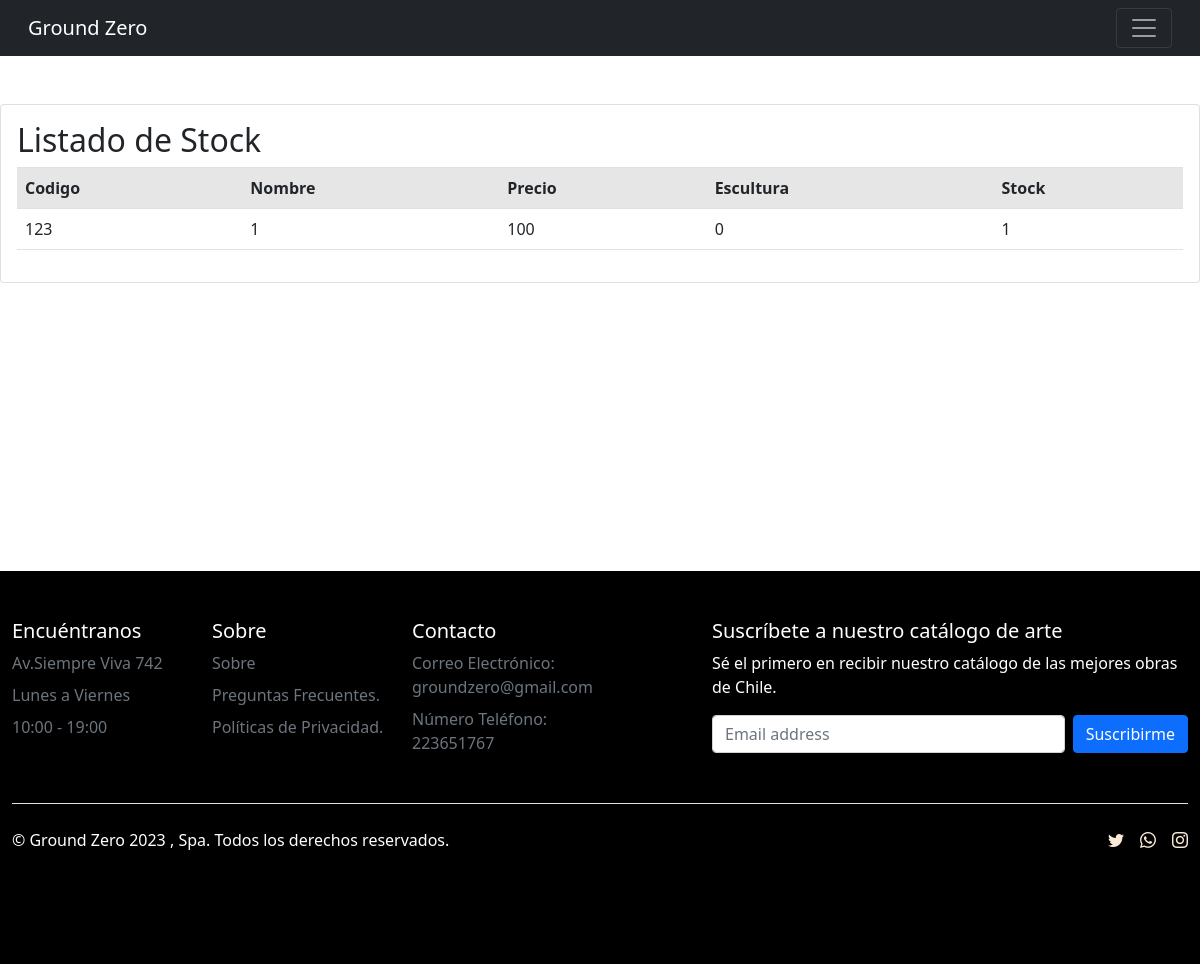
The app's page /listar-productos/, older data.
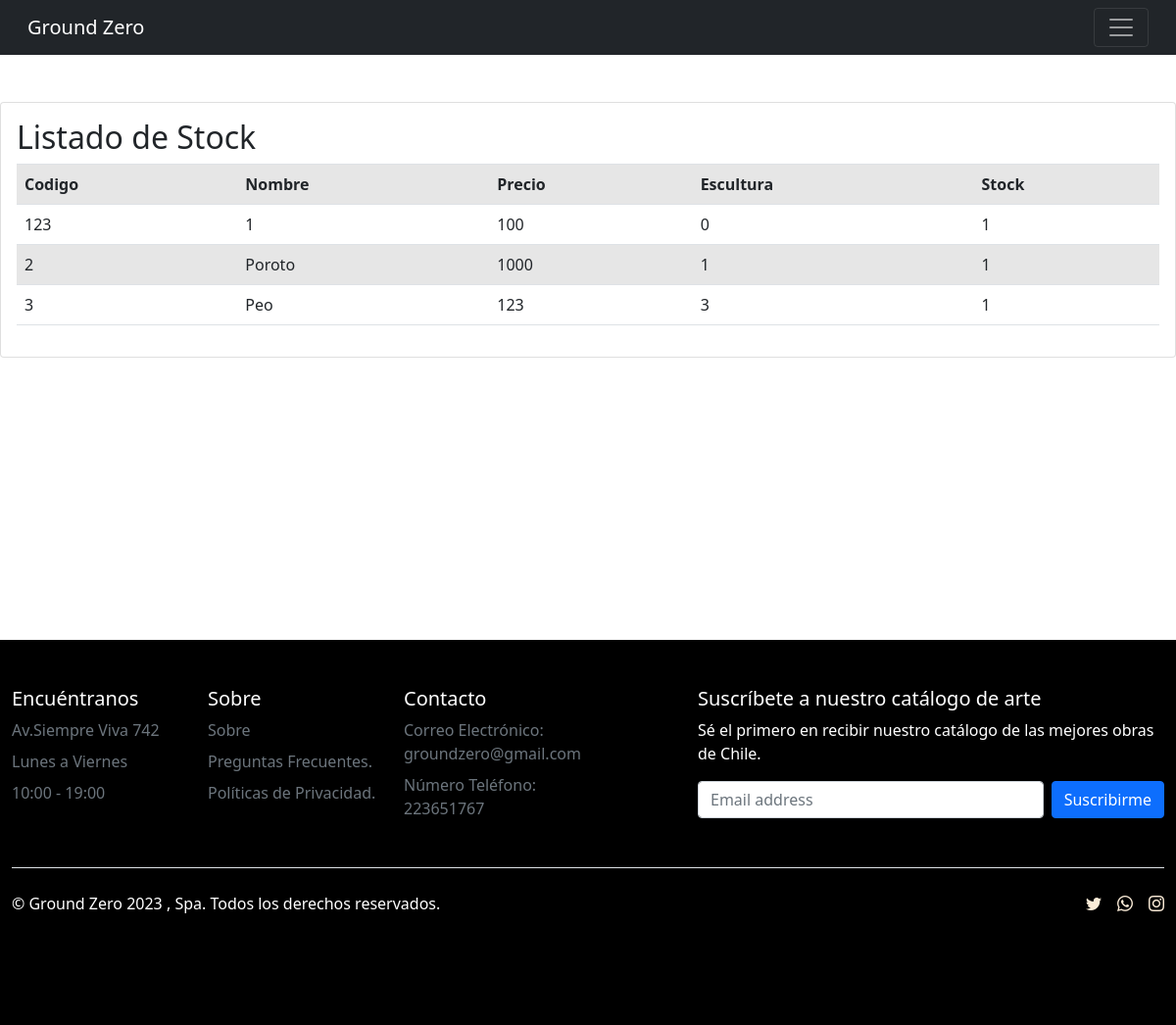
The same page, newer data.
### app/models.py (models this page shows, shortened)
class Producto(models.Model):
    codigo = models.CharField(max_length=10)
    nombre = models.CharField(max_length=50 )
    fecha_creacion = models.DateField()
    precio = models.IntegerField()
    stock = models.IntegerField()
    arte = models.IntegerField(choices=opciones_consultas)
    descripcion = models.CharField(max_length=42)
    imagen = models.ImageField(upload_to="productos", null=True)

### app/views.py (the view)
# urls.py: path('listar-productos/', listar_productos, name="listar_productos"),
def listar_productos(request):
    productos = Producto.objects.all()
    data = {
        'productos':productos
    }
    return render(request, 'app/producto/listar.html', data)

### app/templates/app/producto/listar.html (shortened to what this page needs)
{% load static %}
<!doctype html>
<html lang="en">
<head>
    <link rel="stylesheet" href="https://cdn.jsdelivr.net/npm/bootstrap-icons@1.10.5/font/bootstrap-icons.css">
    <link rel="stylesheet" href="https://stackpath.bootstrapcdn.com/bootstrap/4.5.2/css/bootstrap.min.css">
    <link href="https://cdn.jsdelivr.net/npm/bootstrap@5.1.3/dist/css/bootstrap.min.css" rel="stylesheet"
>
        {% block css %}
        <link rel="stylesheet" href="{% static 'app/css/style.css' %}">
        {% endblock  %}
</head>
<body>
    <header>
        <nav class="navbar navbar-dark bg-dark">
            <div class="container-fluid">
                <a class="navbar-brand" href="{% url 'index' %}">Ground Zero</a>
                <button class="navbar-toggler" type="button" data-bs-toggle="collapse"
                    data-bs-target="#navbarSupportedContent" aria-controls="navbarSupportedContent"
                    aria-expanded="false" aria-label="Toggle navigation">
                    <span class="navbar-toggler-icon"></span>
                </button>
            </div>
        </nav>
    </header>
    <br><br>
    <div class="card">
        <div class="card-body">
            <h2>Listado de Stock</h2>
            <table class="table table-striped table-hover table-responisve-sm">
        <tr>
            <th>Codigo</th>
            <th>Nombre</th>
            <th>Precio</th>
            <th>Escultura</th>
            <th>Stock</th>
        </tr>
        {% for p in productos %}
        <tr>
            <td>{{p.codigo | title}}</td>
            <td>{{p.nombre | title}}</td>
            <td>{{p.precio | title}}</td>
            <td>{{p.arte | title}}</td>
            <td>{{p.stock | title}}</td>
        </tr>
        {% endfor %}
    </table>
        </div>
    </div><br><br><br><br><br><br><br><br><br><br><br><br>
    <footer>
        <div class="container-fluid" style="background-color: black;">
            <footer class="py-5">
                <div class="row">
                    <div class="col-6 col-md-2 mb-3">
                        <h5>Encuéntranos</h5>
                        <ul class="nav flex-column">
                            <li class="nav-item mb-2"><a href="#" class="nav-link p-0 text-muted">Av.Siempre Viva
                                    742</a></li>
                            <li class="nav-item mb-2"><a href="#" class="nav-link p-0 text-muted">Lunes a
                                    Viernes</a></li>
                            <li class="nav-item mb-2"><a href="#" class="nav-link p-0 text-muted">10:00 - 19:00</a>
                            </li>
                        </ul>
                    </div>
                    <div class="col-6 col-md-2 mb-3">
                        <h5>Sobre</h5>
                        <ul class="nav flex-column">
                            <li class="nav-item mb-2"><a href="#" class="nav-link p-0 text-muted">Sobre</a></li>
                            <li class="nav-item mb-2"><a href="#" class="nav-link p-0 text-muted">Preguntas
                                    Frecuentes.</a></li>
                            <li class="nav-item mb-2"><a href="#" class="nav-link p-0 text-muted">Políticas de
                                    Privacidad.</a></li>
                        </ul>
                    </div>
                    <div class="col-6 col-md-2 mb-3">
                        <h5>Contacto</h5>
                        <ul class="nav flex-column">
                            <li class="nav-item mb-2"><a href="#" class="nav-link p-0 text-muted">Correo Electrónico:
                                groundzero@gmail.com</a></li>
                            <li class="nav-item mb-2"><a href="#" class="nav-link p-0 text-muted">Número Teléfono:
                                    223651767</a></li>
                        </ul>
                    </div>
                    <div class="col-md-5 offset-md-1 mb-3">
                        <form>
                            <h5>Suscríbete a nuestro catálogo de arte</h5>
                            <p style="color:#fff ;">Sé el primero en recibir nuestro catálogo de las mejores obras
                                de Chile.</p>
                            <div class="d-flex flex-column flex-sm-row w-100 gap-2">
                                <input id="newsletter1" type="text" class="form-control" placeholder="Email address">
                                <button class="btn btn-primary" type="button">Suscribirme</button>
                            </div>
                        </form>
                    </div>
                </div>
                <div class="d-flex flex-column flex-sm-row justify-content-between py-4 my-4 border-top">
                    <p style="color: #fff;">© Ground Zero 2023 , Spa. Todos los derechos reservados.</p>
                    <ul class="list-unstyled d-flex">
                        <li class="ms-3"><a class="link-dark" href="#">
                                <i class="bi bi-twitter"style="color: antiquewhite;"></i></a></li>
                        <li class="ms-3"><a class="link-dark" href="#"><i class="bi bi-whatsapp"style="color: antiquewhite;"></i></a></li>
                        <li class="ms-3"><a class="link-dark" href="#"><i class="bi bi-instagram" style="color: antiquewhite;"></i></a></li>
                    </ul>
                </div>
            </footer>
    </body>
    </html>

### app/static/app/css/style.css (style rules this page uses)
h5 { color:#ffffff; }

Row changes from the older to the newer data that the page shows:
added Producto: codigo "2", nombre "Poroto", precio "1000", arte "1", stock "1"
added Producto: codigo "3", nombre "Peo", precio "123", arte "3", stock "1"
